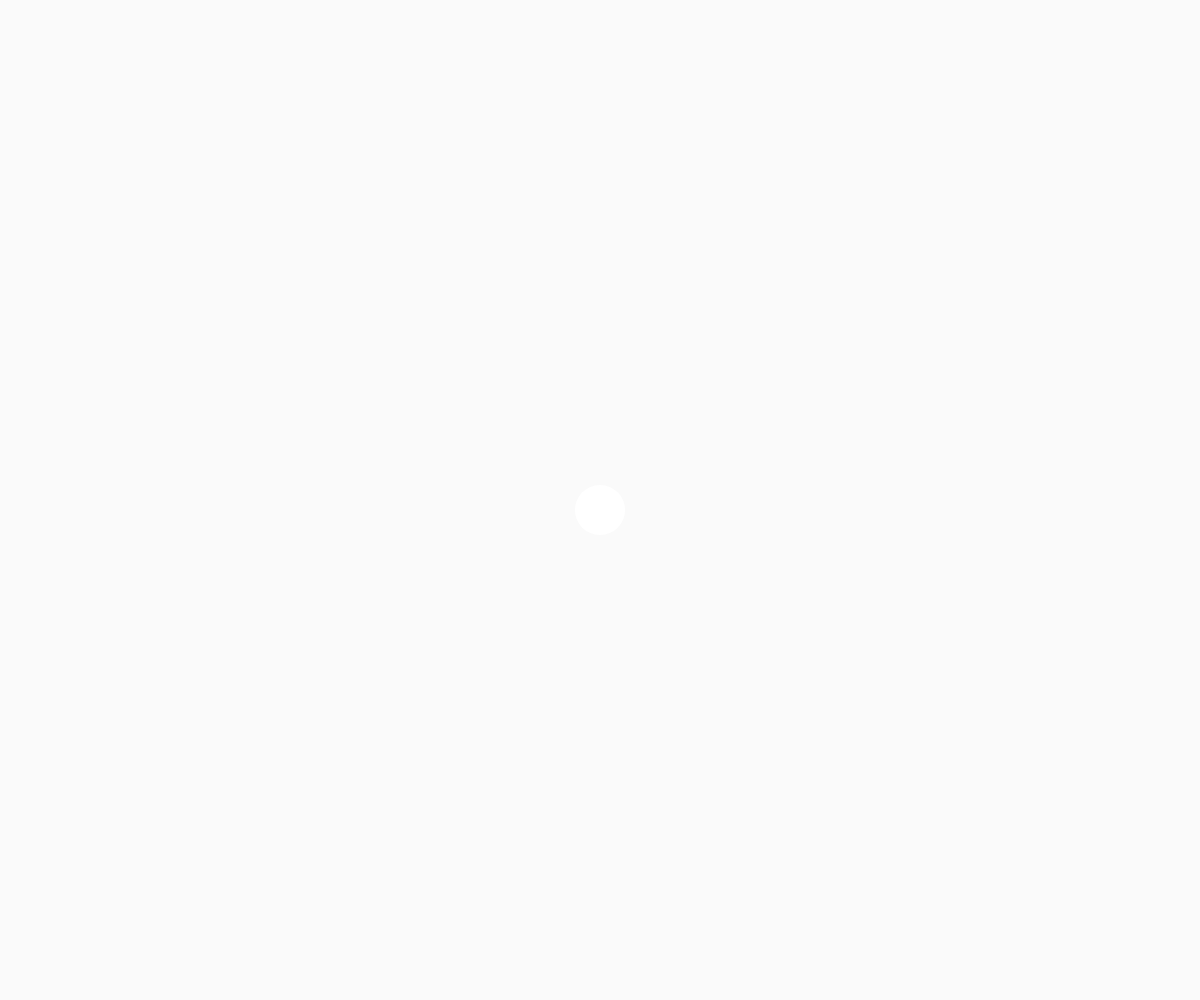
Frame 1 (no input)
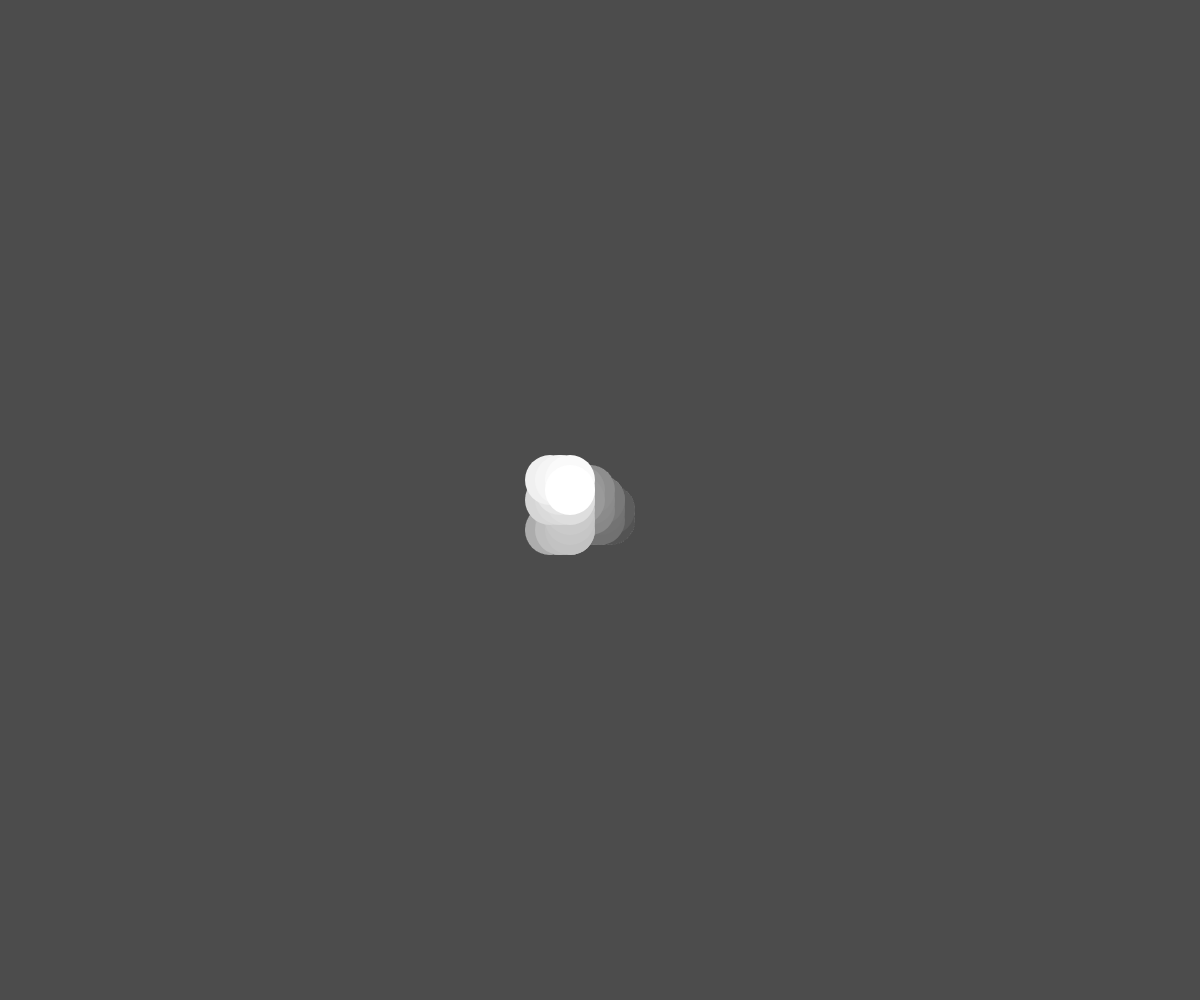
Frame 60 (no input)
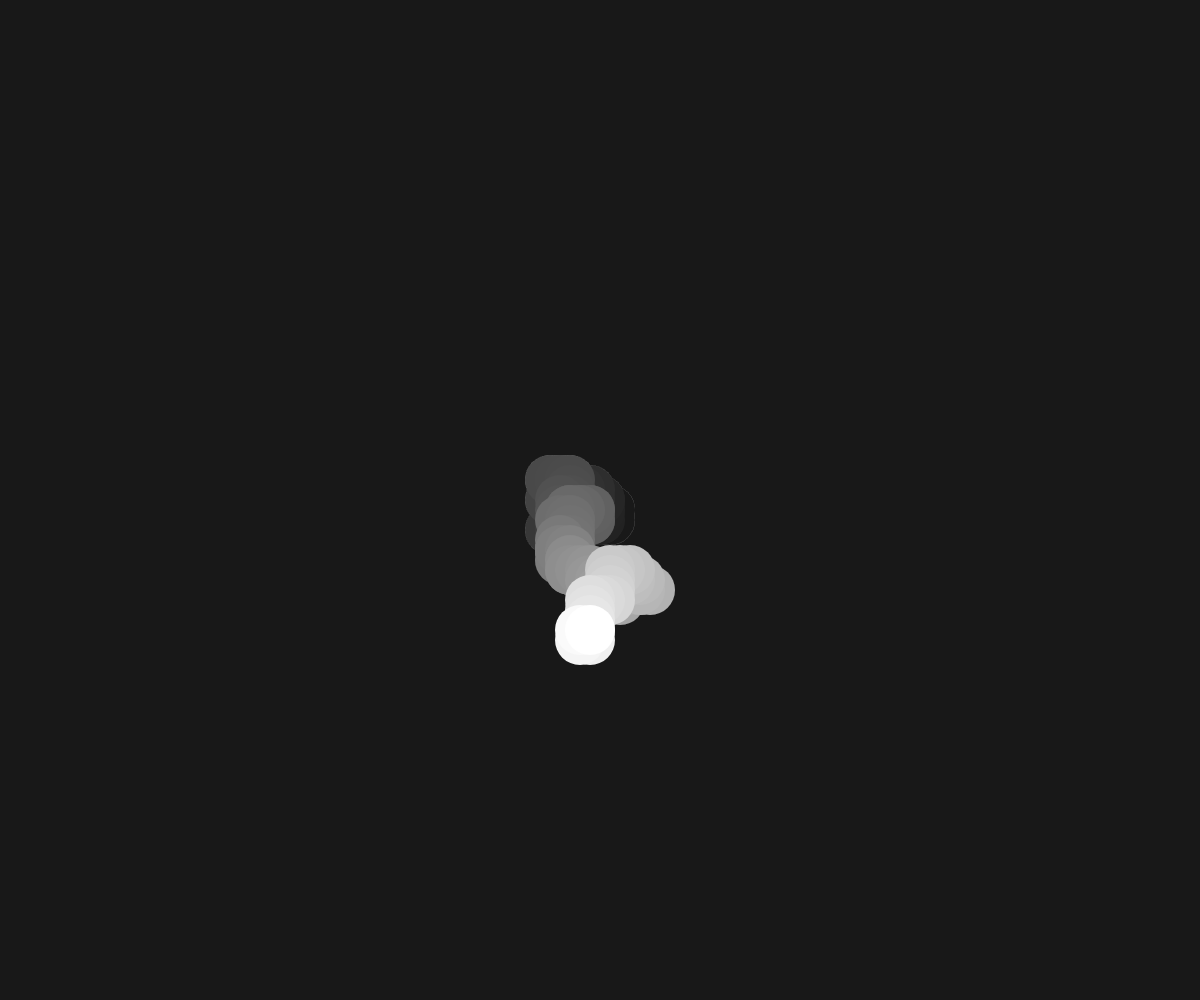
Frame 120 (the mouse pressed at the canvas centre since frame 60)

The p5.js sketch that drew these frames (run headless with seeded random() and noise() and a simulated clock; from frame 60 on, the mouse is pressed at the canvas centre):

// p5.js sketch
// ── sketch.js
/*
adjust circle radius and "speed" in movement.js for different visual effects!

*/

let avenue;
let street;
let direction

function setup(){
  createCanvas(windowWidth, windowHeight);
  avenue=width/2;
  street=height/2;
}

function draw(){
  background(0,5);
  step(); // pre-defined function in movement.js
  fill(255);
  noStroke();
  circle(avenue, street, 50);
  
  if(avenue<0){
    avenue+=width;
  } else if (avenue>width){
    avenue-=width;
  }
  if(street<0){
    street+=height;
  } else if (street>height){
    street-=height;
  }
}
// ── movement.js
function step(){
  direction=int(random(0,4));
  switch (direction){
  case 0:
    avenue = avenue + 10; //East
    break;
  case 1:
    avenue = avenue - 10; //West
    break;
  case 2:
    street = street + 10; //North
    break;
  case 3:
    street = street - 10; //South
    break;
  }
}
